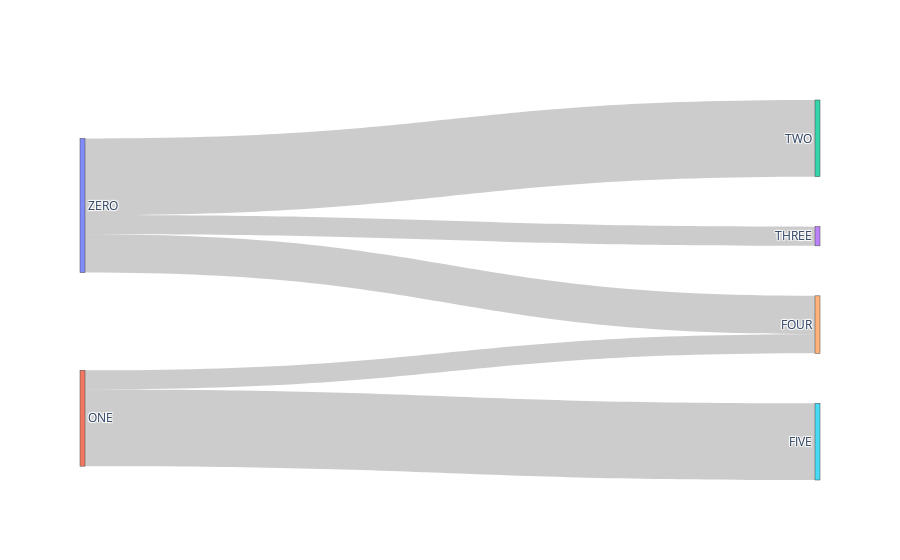

Here is the notebook cell this chart was saved with:
### Code cell
label = ["ZERO", "ONE", "TWO", "THREE", "FOUR", "FIVE"]
source = [0, 0, 1, 1, 0]
target = [2, 3, 4, 5, 4]
value = [8, 2, 2, 8, 4]
# data to dict, dict to sankey
link = dict(source = source, target = target, value = value)
node = dict(label = label, pad=50, thickness=5)
data = go.Sankey(link = link, node=node)
# plot
fig = go.Figure(data)
fig.show()

### Figure 1 — Plotly figure (JSON) as saved in the notebook; plotly's stock layout.template omitted (floating-point values rounded to 4 significant figures)
{"data": [{"link": {"source": [0, 0, 1, 1, 0], "target": [2, 3, 4, 5, 4], "value": [8, 2, 2, 8, 4]}, "node": {"label": ["ZERO", "ONE", "TWO", "THREE", "FOUR", "FIVE"], "pad": 50, "thickness": 5}, "type": "sankey"}], "layout": {}}
